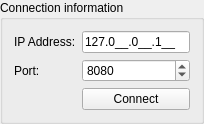
              <widget class="QGroupBox" name="groupBox_3">
                <property name="sizePolicy">
                <sizepolicy hsizetype="Preferred" vsizetype="Fixed">
                  <horstretch>0</horstretch>
                  <verstretch>0</verstretch>
                </sizepolicy>
                </property>
                <property name="title">
                <string>Connection information</string>
                </property>
                <layout class="QFormLayout" name="formLayout_3">
                  <item row="2" column="1">
                    <widget class="QLineEdit" name="lnIPAddress">
                      <property name="sizePolicy">
                        <sizepolicy hsizetype="MinimumExpanding" vsizetype="Fixed">
                          <horstretch>0</horstretch>
                          <verstretch>0</verstretch>
                        </sizepolicy>
                      </property>
                      <property name="maximumSize">
                        <size>
                          <width>16777215</width>
                          <height>16777215</height>
                        </size>
                      </property>
                      <property name="inputMask">
                        <string>000.000.000.000;_</string>
                      </property>
                      <property name="text">
                        <string>127.0.0.1</string>
                      </property>
                      <property name="maxLength">
                        <number>15</number>
                      </property>
                    </widget>
                  </item>
                  <item row="2" column="0">
                    <widget class="QLabel" name="label">
                      <property name="text">
                        <string>IP Address:</string>
                      </property>
                    </widget>
                  </item>
                  <item row="5" column="1">
                    <widget class="QPushButton" name="btnConnect">
                    <property name="sizePolicy">
                      <sizepolicy hsizetype="Expanding" vsizetype="Fixed">
                        <horstretch>0</horstretch>
                        <verstretch>0</verstretch>
                      </sizepolicy>
                    </property>
                    <property name="text">
                      <string>Connect</string>
                    </property>
                    </widget>
                  </item>
                  <item row="3" column="0">
                    <widget class="QLabel" name="label_2">
                      <property name="text">
                        <string>Port:</string>
                      </property>
                    </widget>
                  </item>
                  <item row="3" column="1">
                    <widget class="QSpinBox" name="spnPort">
                      <property name="minimum">
                        <number>0</number>
                      </property>
                      <property name="maximum">
                        <number>65535</number>
                      </property>
                      <property name="value">
                        <number>8080</number>
                      </property>
                    </widget>
                  </item>
                </layout>
              </widget>
